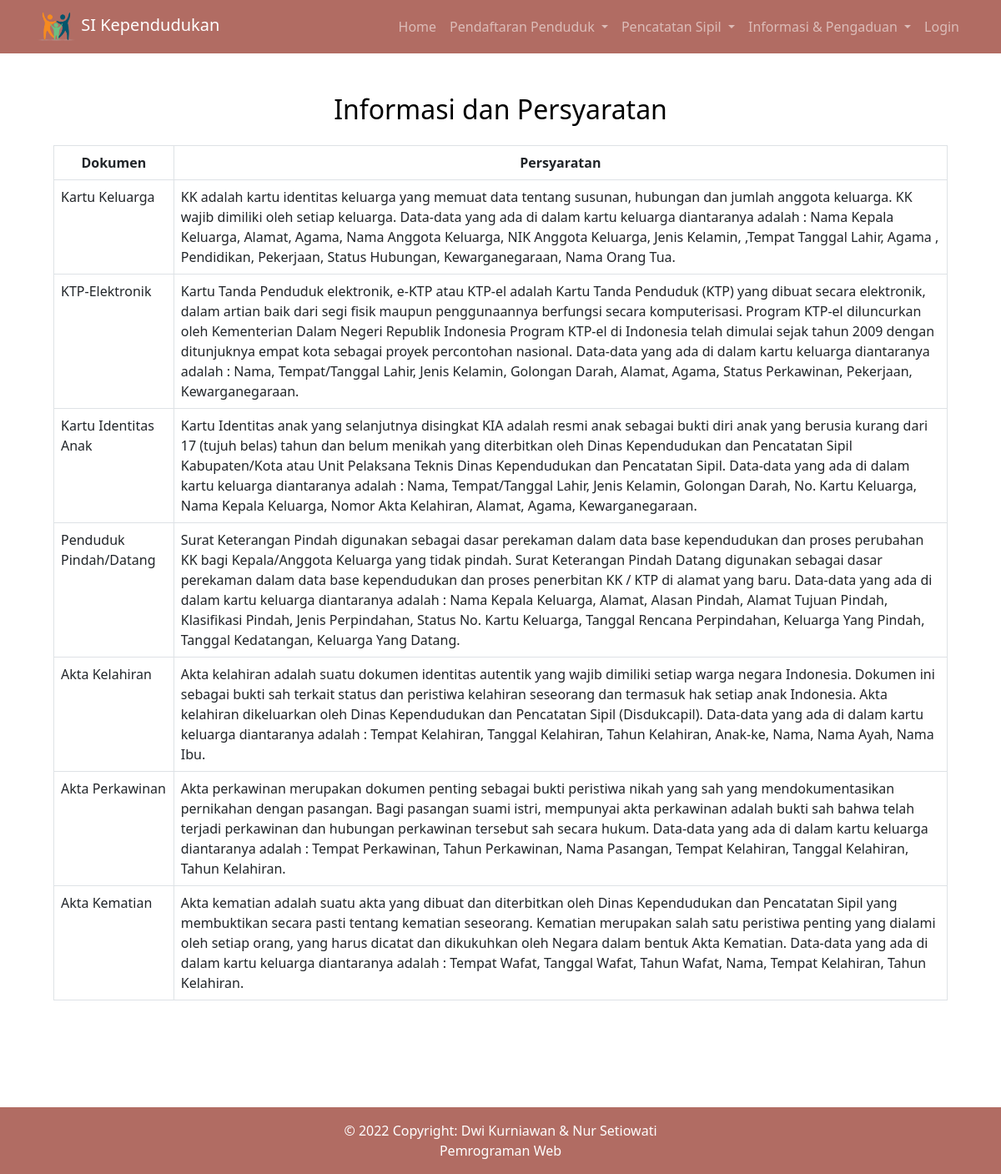
The app's page /informasi.php with its own data.
### tables this page shows
CREATE TABLE `informasi_persyaratan` (
  `nomor` int(5) NOT NULL,
  `dokumen` varchar(30) NOT NULL,
  `persyaratan` text NOT NULL
);

### informasi.php (the view, shortened to what this page needs)
<!DOCTYPE html>
<html lang="en">
<head>
    <link rel="stylesheet" href="bootstrap-5.1.3-dist\css\bootstrap.min.css">
</head>
<body>
    <nav class="navbar navbar-expand-sm navbar-dark" style="background-color: #b16c63;">
        <div class="container">
            <a class="navbar-brand" href="index.php">
                <img src="gambar/kependudukan.png" width="50">
                SI Kependudukan
            </a>
            <div class="collapse navbar-collapse" id="navbarNavDropdown">
                <ul class="navbar-nav ms-auto mb-2 mb-lg-0">
                <li class="nav-item active">
                    <a class="nav-link" href="index.php">Home <span class="sr-only"></span></a>
                </li>
                <li class="nav-item dropdown">
                    <a class="nav-link dropdown-toggle" href="#" id="navbarDropdownMenuLink" data-toggle="dropdown" data-bs-toggle="dropdown" aria-haspopup="true" aria-expanded="false">
                    Pendaftaran Penduduk
                    </a>
                </li>
                <li class="nav-item dropdown">
                    <a class="nav-link dropdown-toggle" href="#" id="navbarDropdownMenuLink" data-toggle="dropdown" data-bs-toggle="dropdown" aria-haspopup="true" aria-expanded="false">
                    Pencatatan Sipil
                    </a>
                </li>
                <li class="nav-item dropdown">
                    <a class="nav-link dropdown-toggle" href="#" id="navbarDropdownMenuLink" data-toggle="dropdown" data-bs-toggle="dropdown" aria-haspopup="true" aria-expanded="false">
                    Informasi & Pengaduan
                    </a>
                </li>
                <li class="nav-item active">
                     <a class="nav-link" href="loginpage.php">Login<span class="sr-only"></span></a>
                </li>
                </ul>
            </div>
        </div>
        </nav>
        <div id="content" class="p-4 p-md-5 pt-5">
            <div class="text-black text-center">
                <h2>Informasi dan Persyaratan</h2>
            </div>
            <div class="card-body mb-5">
                <table class="table table-bordered table-hover table-stripped">
                    <tr>
                        <th>Dokumen</th>
                        <th>Persyaratan</th>
                    </tr>
                    <?php
                        include "koneksi.php";
                        $tampil = mysqli_query($koneksi, "SELECT *  FROM informasi_persyaratan");
                        while($data = mysqli_fetch_array($tampil)) :
                    ?>
                    <tr>
                        <td><?=$data['dokumen']?></td>
                        <td><?=$data['persyaratan']?></td>
                    </tr>
                <?php endwhile; ?>
                </table>
            </div>
        </div>
        <footer class="text-center text-white" style="background-color: #21081a;">
            <div class="text-center p-3" style="background-color: #b16c63;">
                © 2022 Copyright:
                <a>Dwi Kurniawan & Nur Setiowati</a>
                <br>
                <a>Pemrograman Web</a>
            </div>
        </footer>
</body>
</html>

### informasi.php (style rules this page uses)
th { text-align : center; }

### records on screen
informasi_persyaratan: dokumen "Kartu Keluarga", persyaratan "KK adalah kartu identitas keluarga yang memuat data tentang susunan, hubungan dan jumlah anggota keluarga. KK wajib dimiliki oleh setiap keluarga. Data-data yang ada di dalam kartu keluarga diantaranya adalah : Nama Kepala Keluarga, Alamat, Agama, Nama Anggota Keluarga, NIK Anggota Keluarga, Jenis Kelamin, ,Tempat Tanggal Lahir, Agama , Pendidikan, Pekerjaan, Status Hubungan, Kewarganegaraan, Nama Orang Tua."
informasi_persyaratan: dokumen "KTP-Elektronik", persyaratan "Kartu Tanda Penduduk elektronik, e-KTP atau KTP-el adalah Kartu Tanda Penduduk (KTP) yang dibuat secara elektronik, dalam artian baik dari segi fisik maupun penggunaannya berfungsi secara komputerisasi. Program KTP-el diluncurkan oleh Kementerian Dalam Negeri Republik Indonesia Program KTP-el di Indonesia telah dimulai sejak tahun 2009 dengan ditunjuknya empat kota sebagai proyek percontohan nasional. Data-data yang ada di dalam kartu keluarga diantaranya adalah : Nama, Tempat/Tanggal Lahir, Jenis Kelamin, Golongan Darah, Alamat, Agama, Status Perkawinan, Pekerjaan, Kewarganegaraan."
informasi_persyaratan: dokumen "Kartu Identitas Anak", persyaratan "Kartu Identitas anak yang selanjutnya disingkat KIA adalah resmi anak sebagai bukti diri anak yang berusia kurang dari 17 (tujuh belas) tahun dan belum menikah yang diterbitkan oleh Dinas Kependudukan dan Pencatatan Sipil Kabupaten/Kota atau Unit Pelaksana Teknis Dinas Kependudukan dan Pencatatan Sipil. Data-data yang ada di dalam kartu keluarga diantaranya adalah : Nama, Tempat/Tanggal Lahir, Jenis Kelamin, Golongan Darah, No. Kartu Keluarga, Nama Kepala Keluarga, Nomor Akta Kelahiran, Alamat, Agama, Kewarganegaraan."
informasi_persyaratan: dokumen "Penduduk Pindah/Datang", persyaratan "Surat Keterangan Pindah digunakan sebagai dasar perekaman dalam data base kependudukan dan proses perubahan KK bagi Kepala/Anggota Keluarga yang tidak pindah. Surat Keterangan Pindah Datang digunakan sebagai dasar perekaman dalam data base kependudukan dan proses penerbitan KK / KTP di alamat yang baru. Data-data yang ada di dalam kartu keluarga diantaranya adalah : Nama Kepala Keluarga, Alamat, Alasan Pindah, Alamat Tujuan Pindah, Klasifikasi Pindah, Jenis Perpindahan, Status No. Kartu Keluarga, Tanggal Rencana Perpindahan, Keluarga Yang Pindah, Tanggal Kedatangan, Keluarga Yang Datang."
informasi_persyaratan: dokumen "Akta Kelahiran", persyaratan "Akta kelahiran adalah suatu dokumen identitas autentik yang wajib dimiliki setiap warga negara Indonesia. Dokumen ini sebagai bukti sah terkait status dan peristiwa kelahiran seseorang dan termasuk hak setiap anak Indonesia. Akta kelahiran dikeluarkan oleh Dinas Kependudukan dan Pencatatan Sipil (Disdukcapil). Data-data yang ada di dalam kartu keluarga diantaranya adalah : Tempat Kelahiran, Tanggal Kelahiran, Tahun Kelahiran, Anak-ke, Nama, Nama Ayah, Nama Ibu."
informasi_persyaratan: dokumen "Akta Perkawinan", persyaratan "Akta perkawinan merupakan dokumen penting sebagai bukti peristiwa nikah yang sah yang mendokumentasikan pernikahan dengan pasangan. Bagi pasangan suami istri, mempunyai akta perkawinan adalah bukti sah bahwa telah terjadi perkawinan dan hubungan perkawinan tersebut sah secara hukum. Data-data yang ada di dalam kartu keluarga diantaranya adalah : Tempat Perkawinan, Tahun Perkawinan, Nama Pasangan, Tempat Kelahiran, Tanggal Kelahiran, Tahun Kelahiran."
informasi_persyaratan: dokumen "Akta Kematian", persyaratan "Akta kematian adalah suatu akta yang dibuat dan diterbitkan oleh Dinas Kependudukan dan Pencatatan Sipil yang membuktikan secara pasti tentang kematian seseorang. Kematian merupakan salah satu peristiwa penting yang dialami oleh setiap orang, yang harus dicatat dan dikukuhkan oleh Negara dalam bentuk Akta Kematian. Data-data yang ada di dalam kartu keluarga diantaranya adalah : Tempat Wafat, Tanggal Wafat, Tahun Wafat, Nama, Tempat Kelahiran, Tahun Kelahiran."
